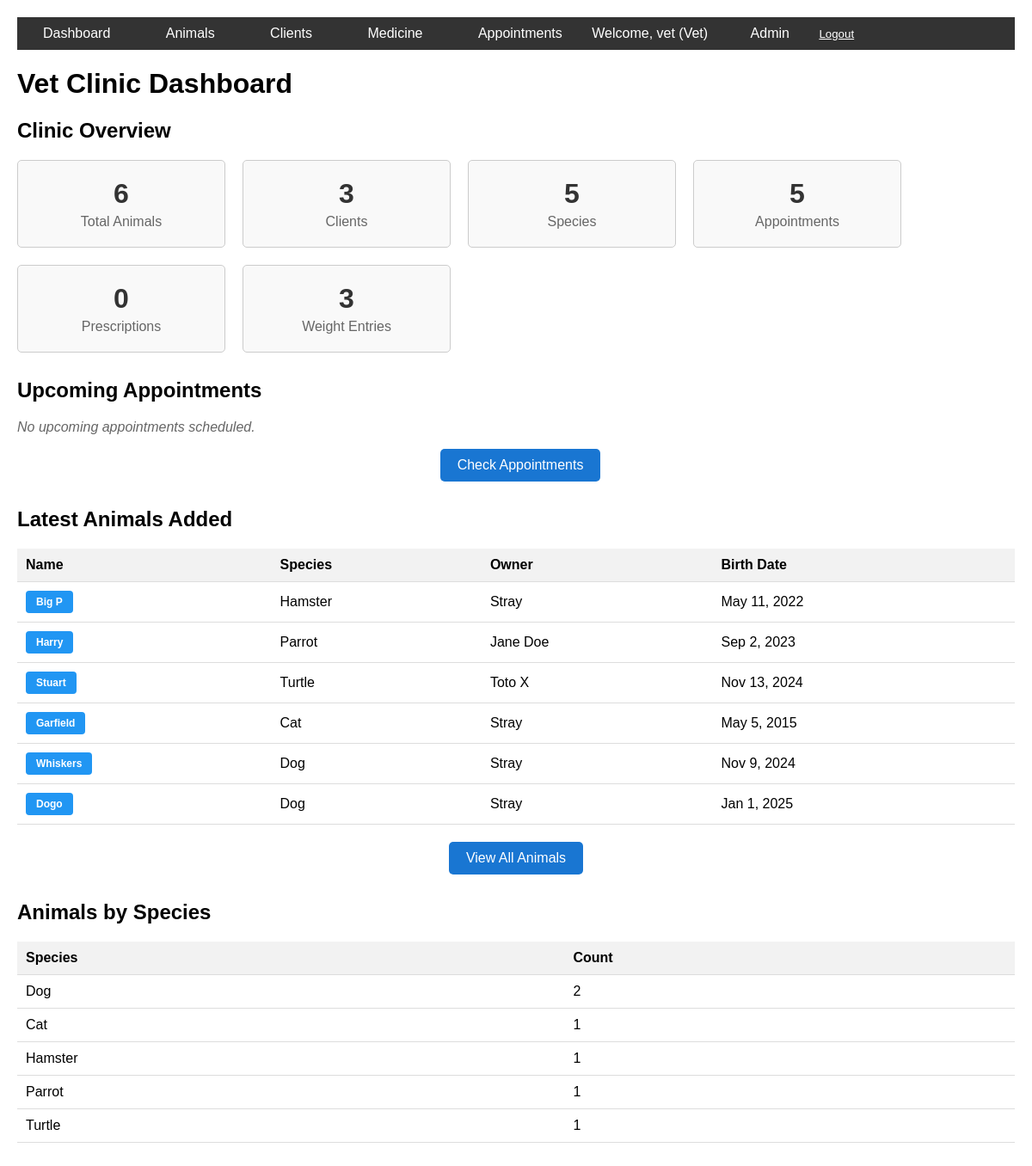
The app's page / (signed in) with its own data.
### animal/models.py (models this page shows, shortened)
class Animal(models.Model):
    name = models.CharField(max_length=100)
    specie = models.ForeignKey(Specie, on_delete=models.CASCADE)
    owner = models.ForeignKey(Owner, on_delete=models.SET_NULL, null=True, blank=True)
    birth_date = models.DateField(null=True, blank=True)

class Specie(models.Model):
    name = models.CharField(max_length=100, unique=True)

class Owner(models.Model):
    first_name = models.CharField(max_length=100)
    last_name = models.CharField(max_length=100)
    email = models.EmailField(unique=True)
    phone = models.CharField(max_length=20)

### animal/views.py (the view)
# urls.py: path('', views.dashboard, name='dashboard'),
@login_required
def dashboard(request):
    user = request.user
    is_vet = user.is_superuser
    is_secretary = user.groups.filter(name='Secretaries').exists()
    total_animals = Animal.objects.count()
    total_clients = Owner.objects.count()
    total_species = Specie.objects.count()
    total_appointments = Appointment.objects.count()
    total_prescriptions = Prescription.objects.count()
    total_weight_entries = WeightEntry.objects.count()
    latest_animals = Animal.objects.order_by('-id')[:10]
    specie_counts = Animal.objects.values('specie__name').annotate(count=models.Count('id')).order_by('-count')
    now = timezone.now()
    upcoming_appointments = Appointment.objects.filter(date_time__gt=now).order_by('date_time')[:5]
    context = {
        'user': user,
        'is_vet': is_vet,
        'is_secretary': is_secretary,
        'total_animals': total_animals,
        'total_clients': total_clients,
        'total_species': total_species,
        'total_appointments': total_appointments,
        'total_prescriptions': total_prescriptions,
        'total_weight_entries': total_weight_entries,
        'latest_animals': latest_animals,
        'specie_counts': specie_counts,
        'upcoming_appointments': upcoming_appointments,
    }
    return render(request, 'animal/dashboard.html', context)

### animal/context_processors.py (called while the page is built)
def user_role(request):
    if request.user.is_authenticated:
        is_vet = request.user.is_superuser
        is_secretary = request.user.groups.filter(name='Secretaries').exists()
        return {
            'user_is_vet': is_vet,
            'user_is_secretary': is_secretary,
        }
    return {}

### animal/templates/animal/dashboard.html (shortened to what this page needs)
{% extends 'base.html' %}
{% block content %}
    <h1>Vet Clinic Dashboard</h1>
    <div class="section">
        <h2>Clinic Overview</h2>
        <div class="summary">
            <div class="summary-item">
                <h2>{{ total_animals }}</h2>
                <p>Total Animals</p>
            </div>
            <div class="summary-item">
                <h2>{{ total_clients }}</h2>
                <p>Clients</p>
            </div>
            <div class="summary-item">
                <h2>{{ total_species }}</h2>
                <p>Species</p>
            </div>
            <div class="summary-item">
                <h2>{{ total_appointments }}</h2>
                <p>Appointments</p>
            </div>
            <div class="summary-item">
                <h2>{{ total_prescriptions }}</h2>
                <p>Prescriptions</p>
            </div>
            <div class="summary-item">
                <h2>{{ total_weight_entries }}</h2>
                <p>Weight Entries</p>
            </div>
        </div>
    </div>
    <div class="section">
        <h2>Upcoming Appointments</h2>
        {% if upcoming_appointments %}
            <table>
                <tr>
                    <th>Date & Time</th>
                    <th>Animal</th>
                    <th>Client</th>
                    <th>Reason</th>
                </tr>
                {% for appointment in upcoming_appointments %}
                <tr>
                    <td>{{ appointment.date_time|date:"M j, Y H:i" }}</td>
                    <td>{{ appointment.animal.name }}</td>
                    <td>{{ appointment.owner.first_name }} {{ appointment.owner.last_name }}</td>
                    <td>{{ appointment.reason }}</td>
                </tr>
                {% endfor %}
            </table>
        {% else %}
            <p class="no-data">No upcoming appointments scheduled.</p>
        {% endif %}
        <div style="margin-bottom: 20px; text-align: center;">
            <a href="{% url 'appointment_list' %}" class="btn-primary" target="_blank" style="margin-left: 10px;">Check Appointments</a>
        </div>
    </div>
    <div class="section">
        <h2>Latest Animals Added</h2>
        {% if latest_animals %}
            <table>
                <tr>
                    <th>Name</th>
                    <th>Species</th>
                    <th>Owner</th>
                    <th>Birth Date</th>
                </tr>
                {% for animal in latest_animals %}
                <tr>
                    <td><a href="{% url 'animal_detail' animal.pk %}" target="_blank" class="action-btn">{{ animal.name }}</a></td>
                    <td>{{ animal.specie.name }}</td>
                    <td>{% if animal.owner %}{{ animal.owner.first_name }} {{ animal.owner.last_name }}{% else %}Stray{% endif %}</td>
                    <td>{{ animal.birth_date|date:"M j, Y" }}</td>
                </tr>
                {% endfor %}
            </table>
        {% else %}
            <p class="no-data">No animals have been added yet.</p>
        {% endif %}
        <div style="margin-bottom: 20px; text-align: center;">
            <a href="{% url 'animal_list' %}" class="btn-primary" target="_blank">View All Animals</a>
        </div>
    </div>
    <div class="section">
        <h2>Animals by Species</h2>
        {% if specie_counts %}
            <table>
                <tr>
                    <th>Species</th>
                    <th>Count</th>
                </tr>
                {% for specie in specie_counts %}
                <tr>
                    <td>{{ specie.specie__name }}</td>
                    <td>{{ specie.count }}</td>
                </tr>
                {% endfor %}
            </table>
        {% else %}
            <p class="no-data">No species data available.</p>
        {% endif %}
    </div>
{% endblock %}

### animal/templates/base.html (shortened to what this page needs)
<!DOCTYPE html>
<html>
<head>
</head>
<body>
    <div class="navbar">
        <a href="{% url 'dashboard' %}">Dashboard</a>
        <a href="{% url 'animal_list' %}">Animals</a>
        <a href="{% url 'owner_list' %}">Clients</a>
        <a href="{% url 'medicine_list' %}">Medicine</a>
        <a href="{% url 'appointment_list' %}">Appointments</a>
        {% if user.is_authenticated %}
            <span style="color: white; margin-left: auto; margin-right: 15px;">Welcome, {{ user.first_name|default:user.username }} {% if user_is_vet %}(Vet){% elif user_is_secretary %}(Secretary){% endif %}</span>
            <a href="/admin" target="_blank">Admin</a>
            <form action="/admin/logout/" method="post" style="display: inline; margin: 0;">
                <button type="submit" style="background: none; border: none; color: white; text-decoration: underline; cursor: pointer; padding: 0;">Logout</button>
            </form>
        {% endif %}
    </div>
    {% block content %}{% endblock %}
</body>
</html>

### records on screen
Animal: name "Big P", specie.name "Hamster", shows "Stray", birth_date "May 11, 2022"
Animal: name "Harry", specie.name "Parrot", owner.first_name "Jane", owner.last_name "Doe", birth_date "Sep 2, 2023"
Animal: name "Stuart", specie.name "Turtle", owner.first_name "Toto", owner.last_name "X", birth_date "Nov 13, 2024"
Animal: name "Garfield", specie.name "Cat", shows "Stray", birth_date "May 5, 2015"
Animal: name "Whiskers", specie.name "Dog", shows "Stray", birth_date "Nov 9, 2024"
Animal: name "Dogo", specie.name "Dog", shows "Stray", birth_date "Jan 1, 2025"
Specie: specie__name "Dog", count "2"
Specie: specie__name "Cat", count "1"
Specie: specie__name "Hamster", count "1"
Specie: specie__name "Parrot", count "1"
Specie: specie__name "Turtle", count "1"

### other values on screen
{{ user.first_name|default:user.username }} "vet"
{{ total_animals }} "6"
{{ total_clients }} "3"
{{ total_species }} "5"
{{ total_appointments }} "5"
{{ total_prescriptions }} "0"
{{ total_weight_entries }} "3"
